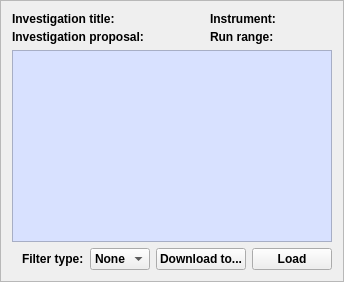
      <widget class="QFrame" name="dataFileFrame">
       <property name="sizePolicy">
        <sizepolicy hsizetype="Minimum" vsizetype="Expanding">
         <horstretch>0</horstretch>
         <verstretch>0</verstretch>
        </sizepolicy>
       </property>
       <property name="frameShape">
        <enum>QFrame::StyledPanel</enum>
       </property>
       <property name="frameShadow">
        <enum>QFrame::Raised</enum>
       </property>
       <layout class="QVBoxLayout" name="verticalLayout">
        <item>
         <layout class="QGridLayout" name="dataFileHead" rowstretch="0,0,0" columnstretch="0,0,0,0,0">
          <property name="sizeConstraint">
           <enum>QLayout::SetDefaultConstraint</enum>
          </property>
          <property name="spacing">
           <number>4</number>
          </property>
          <item row="0" column="3">
           <widget class="QLabel" name="dataFileInstrumentTxt">
            <property name="sizePolicy">
             <sizepolicy hsizetype="Preferred" vsizetype="Minimum">
              <horstretch>0</horstretch>
              <verstretch>0</verstretch>
             </sizepolicy>
            </property>
            <property name="font">
             <font>
              <weight>75</weight>
              <bold>true</bold>
             </font>
            </property>
            <property name="frameShadow">
             <enum>QFrame::Plain</enum>
            </property>
            <property name="text">
             <string>Instrument:</string>
            </property>
           </widget>
          </item>
          <item row="0" column="2">
           <spacer name="dataFileHeadSpace">
            <property name="sizePolicy">
             <sizepolicy hsizetype="Preferred" vsizetype="Minimum">
              <horstretch>0</horstretch>
              <verstretch>0</verstretch>
             </sizepolicy>
            </property>
            <property name="orientation">
             <enum>Qt::Horizontal</enum>
            </property>
            <property name="sizeType">
             <enum>QSizePolicy::Preferred</enum>
            </property>
            <property name="sizeHint" stdset="0">
             <size>
              <width>5</width>
              <height>10</height>
             </size>
            </property>
           </spacer>
          </item>
          <item row="0" column="1">
           <widget class="QLabel" name="dataFileTitleRes">
            <property name="sizePolicy">
             <sizepolicy hsizetype="Preferred" vsizetype="Minimum">
              <horstretch>0</horstretch>
              <verstretch>0</verstretch>
             </sizepolicy>
            </property>
            <property name="font">
             <font>
              <weight>50</weight>
              <bold>false</bold>
             </font>
            </property>
            <property name="frameShadow">
             <enum>QFrame::Plain</enum>
            </property>
            <property name="text">
             <string/>
            </property>
           </widget>
          </item>
          <item row="0" column="4">
           <widget class="QLabel" name="dataFileInstrumentRes">
            <property name="sizePolicy">
             <sizepolicy hsizetype="Preferred" vsizetype="Minimum">
              <horstretch>0</horstretch>
              <verstretch>0</verstretch>
             </sizepolicy>
            </property>
            <property name="font">
             <font>
              <weight>50</weight>
              <bold>false</bold>
             </font>
            </property>
            <property name="frameShadow">
             <enum>QFrame::Plain</enum>
            </property>
            <property name="text">
             <string/>
            </property>
           </widget>
          </item>
          <item row="2" column="3">
           <widget class="QLabel" name="dataFileRunRangeTxt">
            <property name="enabled">
             <bool>true</bool>
            </property>
            <property name="sizePolicy">
             <sizepolicy hsizetype="Preferred" vsizetype="Minimum">
              <horstretch>0</horstretch>
              <verstretch>0</verstretch>
             </sizepolicy>
            </property>
            <property name="font">
             <font>
              <weight>75</weight>
              <bold>true</bold>
             </font>
            </property>
            <property name="frameShadow">
             <enum>QFrame::Plain</enum>
            </property>
            <property name="text">
             <string>Run range:</string>
            </property>
           </widget>
          </item>
          <item row="2" column="0">
           <widget class="QLabel" name="dataFileProposalTxt">
            <property name="enabled">
             <bool>true</bool>
            </property>
            <property name="sizePolicy">
             <sizepolicy hsizetype="Preferred" vsizetype="Minimum">
              <horstretch>0</horstretch>
              <verstretch>0</verstretch>
             </sizepolicy>
            </property>
            <property name="font">
             <font>
              <weight>75</weight>
              <bold>true</bold>
             </font>
            </property>
            <property name="frameShadow">
             <enum>QFrame::Plain</enum>
            </property>
            <property name="text">
             <string>Investigation proposal:</string>
            </property>
           </widget>
          </item>
          <item row="0" column="0">
           <widget class="QLabel" name="dataFileTitleTxt">
            <property name="sizePolicy">
             <sizepolicy hsizetype="Preferred" vsizetype="Minimum">
              <horstretch>0</horstretch>
              <verstretch>0</verstretch>
             </sizepolicy>
            </property>
            <property name="font">
             <font>
              <weight>75</weight>
              <bold>true</bold>
             </font>
            </property>
            <property name="frameShadow">
             <enum>QFrame::Plain</enum>
            </property>
            <property name="text">
             <string>Investigation title:</string>
            </property>
           </widget>
          </item>
          <item row="2" column="4">
           <widget class="QLabel" name="dataFileRunRangeRes">
            <property name="sizePolicy">
             <sizepolicy hsizetype="Preferred" vsizetype="Minimum">
              <horstretch>0</horstretch>
              <verstretch>0</verstretch>
             </sizepolicy>
            </property>
            <property name="font">
             <font>
              <weight>50</weight>
              <bold>false</bold>
             </font>
            </property>
            <property name="frameShadow">
             <enum>QFrame::Plain</enum>
            </property>
            <property name="text">
             <string/>
            </property>
           </widget>
          </item>
          <item row="2" column="1">
           <widget class="QLabel" name="dataFileProposalRes">
            <property name="sizePolicy">
             <sizepolicy hsizetype="Preferred" vsizetype="Minimum">
              <horstretch>0</horstretch>
              <verstretch>0</verstretch>
             </sizepolicy>
            </property>
            <property name="font">
             <font>
              <weight>50</weight>
              <bold>false</bold>
             </font>
            </property>
            <property name="frameShadow">
             <enum>QFrame::Plain</enum>
            </property>
            <property name="text">
             <string/>
            </property>
           </widget>
          </item>
         </layout>
        </item>
        <item>
         <widget class="QTableWidget" name="dataFileResultsTbl">
          <property name="sizePolicy">
           <sizepolicy hsizetype="Preferred" vsizetype="MinimumExpanding">
            <horstretch>0</horstretch>
            <verstretch>0</verstretch>
           </sizepolicy>
          </property>
          <property name="styleSheet">
           <string notr="true">background-color: rgb(216, 225, 255);</string>
          </property>
          <property name="horizontalScrollBarPolicy">
           <enum>Qt::ScrollBarAsNeeded</enum>
          </property>
          <property name="selectionMode">
           <enum>QAbstractItemView::MultiSelection</enum>
          </property>
          <property name="selectionBehavior">
           <enum>QAbstractItemView::SelectRows</enum>
          </property>
         </widget>
        </item>
        <item>
         <layout class="QHBoxLayout" name="dataFileFoot">
          <item>
           <spacer name="dataFileFootSpace">
            <property name="orientation">
             <enum>Qt::Horizontal</enum>
            </property>
            <property name="sizeHint" stdset="0">
             <size>
              <width>10</width>
              <height>10</height>
             </size>
            </property>
           </spacer>
          </item>
          <item>
           <widget class="QLabel" name="filterType">
            <property name="sizePolicy">
             <sizepolicy hsizetype="Preferred" vsizetype="Minimum">
              <horstretch>0</horstretch>
              <verstretch>0</verstretch>
             </sizepolicy>
            </property>
            <property name="font">
             <font>
              <weight>75</weight>
              <bold>true</bold>
             </font>
            </property>
            <property name="frameShadow">
             <enum>QFrame::Plain</enum>
            </property>
            <property name="text">
             <string>Filter type:</string>
            </property>
           </widget>
          </item>
          <item>
           <widget class="QComboBox" name="dataFileFilterCombo">
            <property name="font">
             <font>
              <weight>75</weight>
              <bold>true</bold>
             </font>
            </property>
            <property name="toolTip">
             <string>&lt;html&gt;&lt;head/&gt;&lt;body&gt;&lt;p&gt;&lt;span style=&quot; font-weight:400;&quot;&gt;Filter datafiles by specified file extension.&lt;/span&gt;&lt;/p&gt;&lt;/body&gt;&lt;/html&gt;</string>
            </property>
            <item>
             <property name="text">
              <string>None</string>
             </property>
            </item>
           </widget>
          </item>
          <item>
           <widget class="QPushButton" name="dataFileDownloadBtn">
            <property name="font">
             <font>
              <weight>75</weight>
              <bold>true</bold>
             </font>
            </property>
            <property name="toolTip">
             <string>&lt;html&gt;&lt;head/&gt;&lt;body&gt;&lt;p&gt;&lt;span style=&quot; font-weight:400;&quot;&gt;Download selected datafiles to specified location.&lt;/span&gt;&lt;/p&gt;&lt;/body&gt;&lt;/html&gt;</string>
            </property>
            <property name="text">
             <string>Download to...</string>
            </property>
           </widget>
          </item>
          <item>
           <widget class="QPushButton" name="dataFileLoadBtn">
            <property name="font">
             <font>
              <weight>75</weight>
              <bold>true</bold>
             </font>
            </property>
            <property name="toolTip">
             <string>&lt;html&gt;&lt;head/&gt;&lt;body&gt;&lt;p&gt;&lt;span style=&quot; font-weight:400;&quot;&gt;Load a datafile into a workspace.&lt;/span&gt;&lt;/p&gt;&lt;/body&gt;&lt;/html&gt;</string>
            </property>
            <property name="text">
             <string>Load</string>
            </property>
           </widget>
          </item>
         </layout>
        </item>
       </layout>
      </widget>
